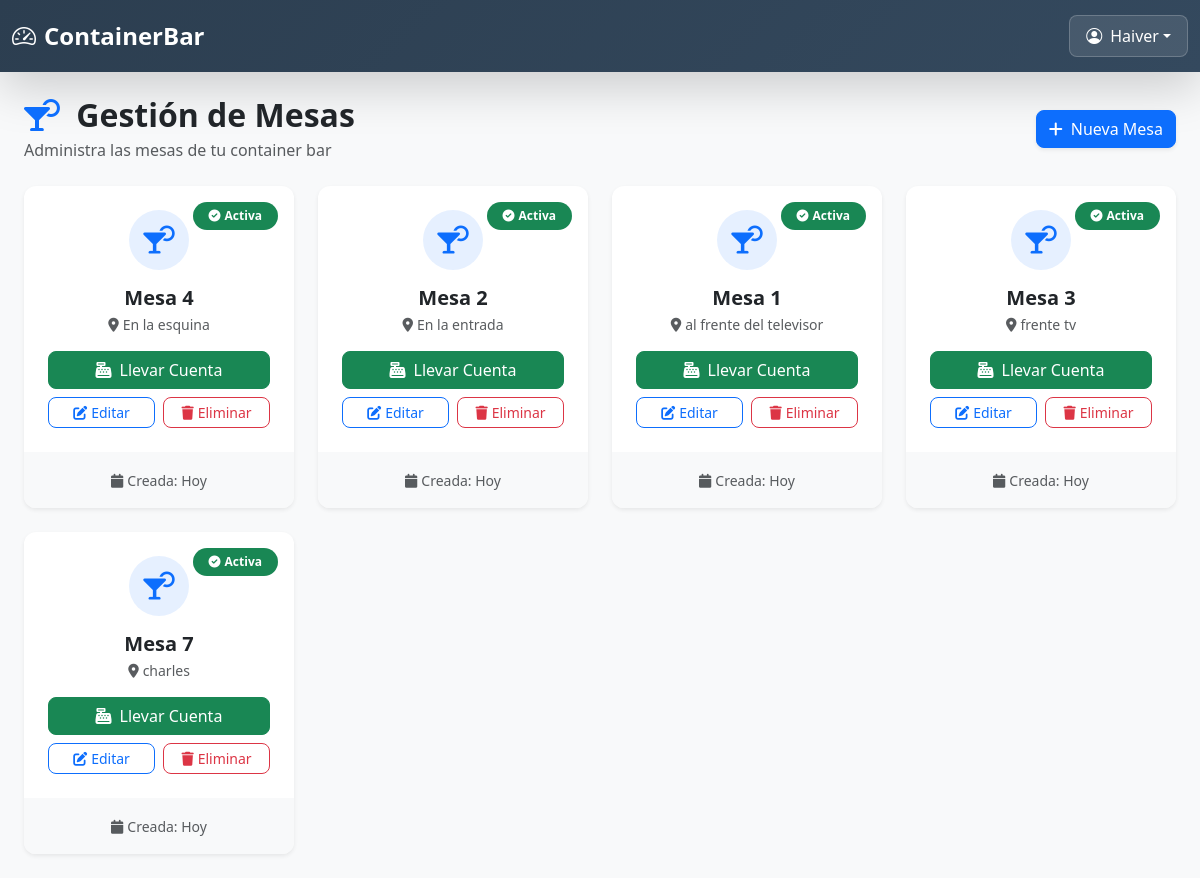
The page /mesas/ (signed in) on the database its author committed.
### core/models.py (models this page shows, shortened)
class Mesa(models.Model):
    numero = models.PositiveIntegerField(unique=True)
    ubicacion = models.CharField(max_length=100, blank=True)
    activa = models.BooleanField(default=True)

### core/views.py (the view)
# urls.py: path('mesas/', views.mesas_listar, name='mesas_listar'),
@never_cache
@login_required
def mesas_listar(request):
    mesas = Mesa.objects.all()
    return render(request, 'core/mesas/mesas_alistar.html', {'mesas': mesas})

### core/templates/core/mesas/mesas_alistar.html (shortened to what this page needs)
{% extends 'core/base.html' %}
{% block content %}
<div class="container-fluid px-4 py-4">
  <div class="d-flex justify-content-between align-items-center mb-4">
    <div>
      <h2 class="fw-bold text-dark mb-1">
        <i class="fas fa-cocktail text-primary me-2"></i>
        Gestión de Mesas
      </h2>
      <p class="text-muted mb-0">Administra las mesas de tu container bar</p>
    </div>
    <a href="{% url 'mesa_crear' %}" class="btn btn-primary shadow-sm">
      <i class="fas fa-plus me-2"></i>Nueva Mesa
    </a>
  </div>
  <div class="row g-4">
    {% for mesa in mesas %}
      <div class="col-xl-3 col-lg-4 col-md-6">
        <div class="card h-100 border-0 shadow-sm hover-shadow position-relative overflow-hidden">
          <div class="position-absolute top-0 end-0 m-3">
            {% if mesa.activa %}
              <span class="badge bg-success rounded-pill px-3 py-2">
                <i class="fas fa-check-circle me-1"></i>Activa
              </span>
            {% else %}
              <span class="badge bg-secondary rounded-pill px-3 py-2">
                <i class="fas fa-times-circle me-1"></i>Inactiva
              </span>
            {% endif %}
          </div>
          <div class="card-body p-4">
            <div class="text-center mb-3">
              <div class="mesa-icon mx-auto mb-3 {% if mesa.activa %}bg-primary{% else %}bg-secondary{% endif %} bg-opacity-10 rounded-circle d-flex align-items-center justify-content-center" style="width: 60px; height: 60px;">
                <i class="fas fa-cocktail {% if mesa.activa %}text-primary{% else %}text-secondary{% endif %} fs-3"></i>
              </div>
              <h5 class="fw-bold text-dark mb-1">Mesa {{ mesa.numero }}</h5>
              <p class="text-muted mb-0 small">
                <i class="fas fa-map-marker-alt me-1"></i>{{ mesa.ubicacion }}
              </p>
            </div>
            <div class="d-grid gap-2">
              {% if mesa.activa %}
                <a href="{% url 'venta_mesa' mesa.pk %}" class="btn btn-success">
                  <i class="fas fa-cash-register me-2"></i>Llevar Cuenta
                </a>
              {% endif %}
              <div class="row g-2">
                <div class="col-6">
                  <a href="{% url 'mesa_editar' mesa.pk %}" class="btn btn-outline-primary w-100 btn-sm">
                    <i class="fas fa-edit me-1"></i>Editar
                  </a>
                </div>
                <div class="col-6">
                  <a href="{% url 'mesa_eliminar' mesa.pk %}" class="btn btn-outline-danger w-100 btn-sm">
                    <i class="fas fa-trash me-1"></i>Eliminar
                  </a>
                </div>
              </div>
            </div>
          </div>
          <div class="card-footer bg-light border-0 text-center py-3">
            <small class="text-muted">
              <i class="fas fa-calendar me-1"></i>Creada: Hoy
            </small>
          </div>
        </div>
      </div>
    {% endfor %}
  </div>
</div>
<link rel="stylesheet" href="https://cdnjs.cloudflare.com/ajax/libs/font-awesome/6.0.0/css/all.min.css">
{% endblock %}

### core/templates/core/base.html (shortened to what this page needs)
<!DOCTYPE html>
<html lang="es">
<head>
  <link href="https://cdn.jsdelivr.net/npm/bootstrap@5.3.0/dist/css/bootstrap.min.css" rel="stylesheet">
  <link href="https://cdn.jsdelivr.net/npm/bootstrap-icons@1.10.5/font/bootstrap-icons.css" rel="stylesheet">
  <link href="https://cdnjs.cloudflare.com/ajax/libs/animate.css/4.1.1/animate.min.css" rel="stylesheet">
</head>
<body class="bg-light">
  <header class="header-fixed shadow-lg">
    <div class="container-fluid">
      <div class="d-flex justify-content-between align-items-center">
        <h3 class="header-title d-flex align-items-center">
          <i class="bi bi-speedometer2 me-2"></i>
          <span class="mobile-hide">Container </span> Bar
        </h3>
        {% if user.is_authenticated %}
          <div class="dropdown">
            <button class="btn user-btn dropdown-toggle d-flex align-items-center"
                    type="button"
                    id="usuarioDropdown"
                    data-bs-toggle="dropdown"
                    aria-expanded="false">
              <i class="bi bi-person-circle me-2"></i>
              <span class="mobile-hide">{{ request.user.username }}</span>
            </button>
          </div>
        {% endif %}
      </div>
    </div>
  </header>
  <main class="flex-grow-1">
    {% block content %}{% endblock %}
  </main>
</body>
</html>

### core/templates/core/base.html (style rules this page uses)
.header-fixed { background: linear-gradient(135deg, #2c3e50 0%, #34495e 100%); min-height: 70px; padding: 15px 0; }
.header-title { font-size: 1.5rem; font-weight: 600; margin: 0; color: white; }
.user-btn { background: rgba(255,255,255,0.1); border: 1px solid rgba(255,255,255,0.2); color: white; padding: 8px 16px; border-radius: 8px; }

### core/templates/core/mesas/mesas_alistar.html (style rules this page uses)
.hover-shadow { transition: all 0.3s ease; }
.mesa-icon { transition: all 0.3s ease; }
.btn { border-radius: 8px; font-weight: 500; transition: all 0.2s ease; }
.badge { font-size: 0.75rem; font-weight: 600; }
.card { border-radius: 12px; }
.bg-opacity-10 { background-color: rgba(var(--bs-primary-rgb), 0.1) !important; }

### rows shown on the page
Mesa: activa True (drawn), numero "4", ubicacion "En la esquina"
Mesa: activa True (drawn), numero "2", ubicacion "En la entrada"
Mesa: activa True (drawn), numero "1", ubicacion "al frente del televisor"
Mesa: activa True (drawn), numero "3", ubicacion "frente tv"
Mesa: activa True (drawn), numero "7", ubicacion "charles"

### other values the page prints
{{ request.user.username }} "Haiver"
